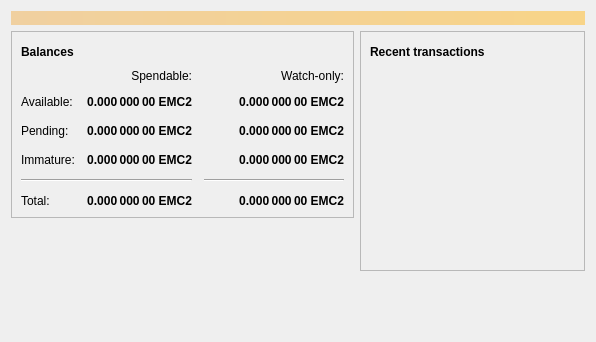
<?xml version="1.0" encoding="UTF-8"?>
<ui version="4.0">
 <class>OverviewPage</class>
 <widget class="QWidget" name="OverviewPage">
  <property name="geometry">
   <rect>
    <x>0</x>
    <y>0</y>
    <width>596</width>
    <height>342</height>
   </rect>
  </property>
  <property name="windowTitle">
   <string>Form</string>
  </property>
  <layout class="QVBoxLayout" name="topLayout">
   <item>
    <widget class="QLabel" name="labelAlerts">
     <property name="visible">
      <bool>false</bool>
     </property>
     <property name="styleSheet">
      <string notr="true">QLabel { background-color: qlineargradient(x1: 0, y1: 0, x2: 1, y2: 0, stop:0 #F0D0A0, stop:1 #F8D488); color:#000000; }</string>
     </property>
     <property name="wordWrap">
      <bool>true</bool>
     </property>
     <property name="margin">
      <number>3</number>
     </property>
     <property name="textInteractionFlags">
      <set>Qt::TextSelectableByMouse</set>
     </property>
    </widget>
   </item>
   <item>
    <layout class="QHBoxLayout" name="horizontalLayout" stretch="1,1">
     <item>
      <layout class="QVBoxLayout" name="verticalLayout_2">
       <item>
        <widget class="QFrame" name="frame">
         <property name="frameShape">
          <enum>QFrame::StyledPanel</enum>
         </property>
         <property name="frameShadow">
          <enum>QFrame::Raised</enum>
         </property>
         <layout class="QVBoxLayout" name="verticalLayout_4">
          <item>
           <layout class="QHBoxLayout" name="horizontalLayout_4">
            <item>
             <widget class="QLabel" name="label_5">
              <property name="font">
               <font>
                <weight>75</weight>
                <bold>true</bold>
               </font>
              </property>
              <property name="text">
               <string>Balances</string>
              </property>
             </widget>
            </item>
            <item>
             <widget class="QPushButton" name="labelWalletStatus">
              <property name="enabled">
               <bool>false</bool>
              </property>
              <property name="maximumSize">
               <size>
                <width>30</width>
                <height>16777215</height>
               </size>
              </property>
              <property name="toolTip">
               <string>The displayed information may be out of date. Your wallet automatically synchronizes with the Einsteinium network after a connection is established, but this process has not completed yet.</string>
              </property>
              <property name="text">
               <string/>
              </property>
              <property name="icon">
               <iconset resource="../bitcoin.qrc">
                <normaloff>:/icons/warning</normaloff>
                <disabledoff>:/icons/warning</disabledoff>:/icons/warning</iconset>
              </property>
              <property name="iconSize">
               <size>
                <width>24</width>
                <height>24</height>
               </size>
              </property>
              <property name="flat">
               <bool>true</bool>
              </property>
             </widget>
            </item>
            <item>
             <spacer name="horizontalSpacer_3">
              <property name="orientation">
               <enum>Qt::Horizontal</enum>
              </property>
              <property name="sizeHint" stdset="0">
               <size>
                <width>40</width>
                <height>20</height>
               </size>
              </property>
             </spacer>
            </item>
           </layout>
          </item>
          <item>
           <layout class="QGridLayout" name="gridLayout">
            <property name="spacing">
             <number>12</number>
            </property>
            <item row="2" column="2">
             <widget class="QLabel" name="labelWatchPending">
              <property name="font">
               <font>
                <weight>75</weight>
                <bold>true</bold>
               </font>
              </property>
              <property name="cursor">
               <cursorShape>IBeamCursor</cursorShape>
              </property>
              <property name="toolTip">
               <string>Unconfirmed transactions to watch-only addresses</string>
              </property>
              <property name="text">
               <string notr="true">0.000 000 00 EMC2</string>
              </property>
              <property name="alignment">
               <set>Qt::AlignRight|Qt::AlignTrailing|Qt::AlignVCenter</set>
              </property>
              <property name="textInteractionFlags">
               <set>Qt::LinksAccessibleByMouse|Qt::TextSelectableByKeyboard|Qt::TextSelectableByMouse</set>
              </property>
             </widget>
            </item>
            <item row="2" column="1">
             <widget class="QLabel" name="labelUnconfirmed">
              <property name="font">
               <font>
                <weight>75</weight>
                <bold>true</bold>
               </font>
              </property>
              <property name="cursor">
               <cursorShape>IBeamCursor</cursorShape>
              </property>
              <property name="toolTip">
               <string>Total of transactions that have yet to be confirmed, and do not yet count toward the spendable balance</string>
              </property>
              <property name="text">
               <string notr="true">0.000 000 00 EMC2</string>
              </property>
              <property name="alignment">
               <set>Qt::AlignRight|Qt::AlignTrailing|Qt::AlignVCenter</set>
              </property>
              <property name="textInteractionFlags">
               <set>Qt::LinksAccessibleByMouse|Qt::TextSelectableByKeyboard|Qt::TextSelectableByMouse</set>
              </property>
             </widget>
            </item>
            <item row="3" column="2">
             <widget class="QLabel" name="labelWatchImmature">
              <property name="font">
               <font>
                <weight>75</weight>
                <bold>true</bold>
               </font>
              </property>
              <property name="cursor">
               <cursorShape>IBeamCursor</cursorShape>
              </property>
              <property name="toolTip">
               <string>Mined balance in watch-only addresses that has not yet matured</string>
              </property>
              <property name="text">
               <string notr="true">0.000 000 00 EMC2</string>
              </property>
              <property name="alignment">
               <set>Qt::AlignRight|Qt::AlignTrailing|Qt::AlignVCenter</set>
              </property>
              <property name="textInteractionFlags">
               <set>Qt::LinksAccessibleByMouse|Qt::TextSelectableByKeyboard|Qt::TextSelectableByMouse</set>
              </property>
             </widget>
            </item>
            <item row="4" column="0" colspan="2">
             <widget class="Line" name="line">
              <property name="orientation">
               <enum>Qt::Horizontal</enum>
              </property>
             </widget>
            </item>
            <item row="4" column="2">
             <widget class="Line" name="lineWatchBalance">
              <property name="sizePolicy">
               <sizepolicy hsizetype="Preferred" vsizetype="Fixed">
                <horstretch>0</horstretch>
                <verstretch>0</verstretch>
               </sizepolicy>
              </property>
              <property name="minimumSize">
               <size>
                <width>140</width>
                <height>0</height>
               </size>
              </property>
              <property name="orientation">
               <enum>Qt::Horizontal</enum>
              </property>
             </widget>
            </item>
            <item row="5" column="0">
             <widget class="QLabel" name="labelTotalText">
              <property name="text">
               <string>Total:</string>
              </property>
             </widget>
            </item>
            <item row="3" column="1">
             <widget class="QLabel" name="labelImmature">
              <property name="font">
               <font>
                <weight>75</weight>
                <bold>true</bold>
               </font>
              </property>
              <property name="cursor">
               <cursorShape>IBeamCursor</cursorShape>
              </property>
              <property name="toolTip">
               <string>Mined balance that has not yet matured</string>
              </property>
              <property name="text">
               <string notr="true">0.000 000 00 EMC2</string>
              </property>
              <property name="alignment">
               <set>Qt::AlignRight|Qt::AlignTrailing|Qt::AlignVCenter</set>
              </property>
              <property name="textInteractionFlags">
               <set>Qt::LinksAccessibleByMouse|Qt::TextSelectableByKeyboard|Qt::TextSelectableByMouse</set>
              </property>
             </widget>
            </item>
            <item row="2" column="3">
             <spacer name="horizontalSpacer_2">
              <property name="orientation">
               <enum>Qt::Horizontal</enum>
              </property>
              <property name="sizeHint" stdset="0">
               <size>
                <width>40</width>
                <height>20</height>
               </size>
              </property>
             </spacer>
            </item>
            <item row="3" column="0">
             <widget class="QLabel" name="labelImmatureText">
              <property name="text">
               <string>Immature:</string>
              </property>
             </widget>
            </item>
            <item row="5" column="1">
             <widget class="QLabel" name="labelTotal">
              <property name="font">
               <font>
                <weight>75</weight>
                <bold>true</bold>
               </font>
              </property>
              <property name="cursor">
               <cursorShape>IBeamCursor</cursorShape>
              </property>
              <property name="toolTip">
               <string>Your current total balance</string>
              </property>
              <property name="text">
               <string notr="true">0.000 000 00 EMC2</string>
              </property>
              <property name="alignment">
               <set>Qt::AlignRight|Qt::AlignTrailing|Qt::AlignVCenter</set>
              </property>
              <property name="textInteractionFlags">
               <set>Qt::LinksAccessibleByMouse|Qt::TextSelectableByKeyboard|Qt::TextSelectableByMouse</set>
              </property>
             </widget>
            </item>
            <item row="5" column="2">
             <widget class="QLabel" name="labelWatchTotal">
              <property name="font">
               <font>
                <weight>75</weight>
                <bold>true</bold>
               </font>
              </property>
              <property name="cursor">
               <cursorShape>IBeamCursor</cursorShape>
              </property>
              <property name="toolTip">
               <string>Current total balance in watch-only addresses</string>
              </property>
              <property name="text">
               <string notr="true">0.000 000 00 EMC2</string>
              </property>
              <property name="alignment">
               <set>Qt::AlignRight|Qt::AlignTrailing|Qt::AlignVCenter</set>
              </property>
              <property name="textInteractionFlags">
               <set>Qt::LinksAccessibleByMouse|Qt::TextSelectableByKeyboard|Qt::TextSelectableByMouse</set>
              </property>
             </widget>
            </item>
            <item row="0" column="2">
             <widget class="QLabel" name="labelWatchonly">
              <property name="text">
               <string>Watch-only:</string>
              </property>
              <property name="alignment">
               <set>Qt::AlignRight|Qt::AlignTrailing|Qt::AlignVCenter</set>
              </property>
             </widget>
            </item>
            <item row="1" column="0">
             <widget class="QLabel" name="labelBalanceText">
              <property name="text">
               <string>Available:</string>
              </property>
             </widget>
            </item>
            <item row="1" column="1">
             <widget class="QLabel" name="labelBalance">
              <property name="font">
               <font>
                <weight>75</weight>
                <bold>true</bold>
               </font>
              </property>
              <property name="cursor">
               <cursorShape>IBeamCursor</cursorShape>
              </property>
              <property name="toolTip">
               <string>Your current spendable balance</string>
              </property>
              <property name="text">
               <string notr="true">0.000 000 00 EMC2</string>
              </property>
              <property name="alignment">
               <set>Qt::AlignRight|Qt::AlignTrailing|Qt::AlignVCenter</set>
              </property>
              <property name="textInteractionFlags">
               <set>Qt::LinksAccessibleByMouse|Qt::TextSelectableByKeyboard|Qt::TextSelectableByMouse</set>
              </property>
             </widget>
            </item>
            <item row="1" column="2">
             <widget class="QLabel" name="labelWatchAvailable">
              <property name="font">
               <font>
                <weight>75</weight>
                <bold>true</bold>
               </font>
              </property>
              <property name="cursor">
               <cursorShape>IBeamCursor</cursorShape>
              </property>
              <property name="toolTip">
               <string>Your current balance in watch-only addresses</string>
              </property>
              <property name="text">
               <string notr="true">0.000 000 00 EMC2</string>
              </property>
              <property name="alignment">
               <set>Qt::AlignRight|Qt::AlignTrailing|Qt::AlignVCenter</set>
              </property>
              <property name="textInteractionFlags">
               <set>Qt::LinksAccessibleByMouse|Qt::TextSelectableByKeyboard|Qt::TextSelectableByMouse</set>
              </property>
             </widget>
            </item>
            <item row="2" column="0">
             <widget class="QLabel" name="labelPendingText">
              <property name="text">
               <string>Pending:</string>
              </property>
             </widget>
            </item>
            <item row="0" column="1">
             <widget class="QLabel" name="labelSpendable">
              <property name="text">
               <string>Spendable:</string>
              </property>
              <property name="alignment">
               <set>Qt::AlignRight|Qt::AlignTrailing|Qt::AlignVCenter</set>
              </property>
             </widget>
            </item>
           </layout>
          </item>
         </layout>
        </widget>
       </item>
       <item>
        <spacer name="verticalSpacer">
         <property name="orientation">
          <enum>Qt::Vertical</enum>
         </property>
         <property name="sizeHint" stdset="0">
          <size>
           <width>20</width>
           <height>40</height>
          </size>
         </property>
        </spacer>
       </item>
      </layout>
     </item>
     <item>
      <layout class="QVBoxLayout" name="verticalLayout_3">
       <item>
        <widget class="QFrame" name="frame_2">
         <property name="frameShape">
          <enum>QFrame::StyledPanel</enum>
         </property>
         <property name="frameShadow">
          <enum>QFrame::Raised</enum>
         </property>
         <layout class="QVBoxLayout" name="verticalLayout">
          <item>
           <layout class="QHBoxLayout" name="horizontalLayout_2">
            <item>
             <widget class="QLabel" name="label_4">
              <property name="font">
               <font>
                <weight>75</weight>
                <bold>true</bold>
               </font>
              </property>
              <property name="text">
               <string>Recent transactions</string>
              </property>
             </widget>
            </item>
            <item>
             <widget class="QPushButton" name="labelTransactionsStatus">
              <property name="enabled">
               <bool>false</bool>
              </property>
              <property name="maximumSize">
               <size>
                <width>30</width>
                <height>16777215</height>
               </size>
              </property>
              <property name="toolTip">
               <string>The displayed information may be out of date. Your wallet automatically synchronizes with the Einsteinium network after a connection is established, but this process has not completed yet.</string>
              </property>
              <property name="text">
               <string/>
              </property>
              <property name="icon">
               <iconset resource="../bitcoin.qrc">
                <normaloff>:/icons/warning</normaloff>
                <disabledoff>:/icons/warning</disabledoff>:/icons/warning</iconset>
              </property>
              <property name="iconSize">
               <size>
                <width>24</width>
                <height>24</height>
               </size>
              </property>
              <property name="flat">
               <bool>true</bool>
              </property>
             </widget>
            </item>
            <item>
             <spacer name="horizontalSpacer">
              <property name="orientation">
               <enum>Qt::Horizontal</enum>
              </property>
              <property name="sizeHint" stdset="0">
               <size>
                <width>40</width>
                <height>20</height>
               </size>
              </property>
             </spacer>
            </item>
           </layout>
          </item>
          <item>
           <widget class="QListView" name="listTransactions">
            <property name="styleSheet">
             <string notr="true">QListView { background: transparent; }</string>
            </property>
            <property name="frameShape">
             <enum>QFrame::NoFrame</enum>
            </property>
            <property name="verticalScrollBarPolicy">
             <enum>Qt::ScrollBarAlwaysOff</enum>
            </property>
            <property name="horizontalScrollBarPolicy">
             <enum>Qt::ScrollBarAlwaysOff</enum>
            </property>
            <property name="selectionMode">
             <enum>QAbstractItemView::NoSelection</enum>
            </property>
           </widget>
          </item>
         </layout>
        </widget>
       </item>
       <item>
        <spacer name="verticalSpacer_2">
         <property name="orientation">
          <enum>Qt::Vertical</enum>
         </property>
         <property name="sizeHint" stdset="0">
          <size>
           <width>20</width>
           <height>40</height>
          </size>
         </property>
        </spacer>
       </item>
      </layout>
     </item>
    </layout>
   </item>
  </layout>
 </widget>
 <resources/>
 <connections/>
</ui>
